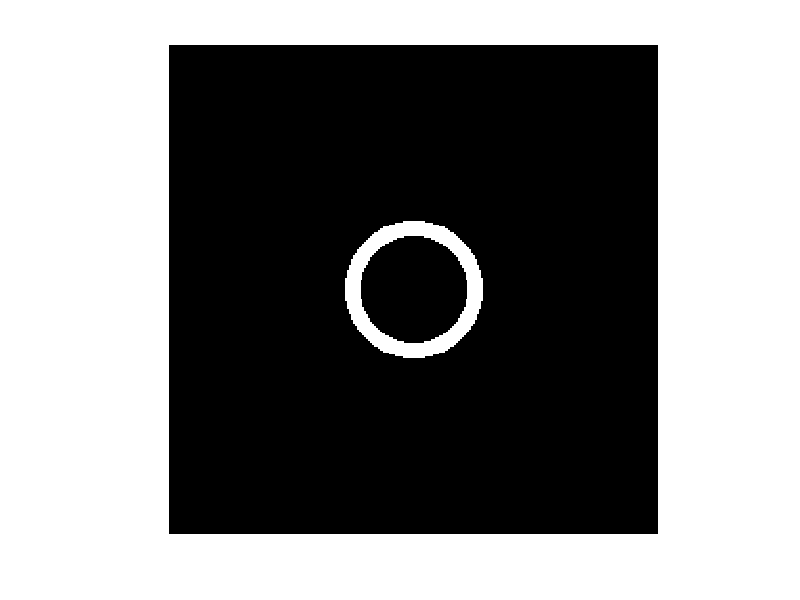

Write MATLAB code to recreate this figure.
clc; 
clear all;
close all;

% I=imread('coins.png');
% whos I
% imwrite(I, 'coins.png');
% imwrite(I, 'coins.jpg');
% imwrite(I, 'coins5.jpg', 'quality', 5);
r1=200;
r2=120;
n=256;
I1=zeros(n);
I2=zeros(n);
x1=linspace(-50,50,n);
y1=linspace(-50,50,n);
x2=linspace(-50,50,n);
y2=linspace(-50,50,n);
[mx1 my1]=meshgrid(x1,y1);
[mx2 my2]=meshgrid(x2,y2);
I1(((mx1.^2)+(my1.^2))<r1)=1;
I2(((mx2.^2)+(my2.^2))<r2)=1;
I=I1-I2;
imshow(I)